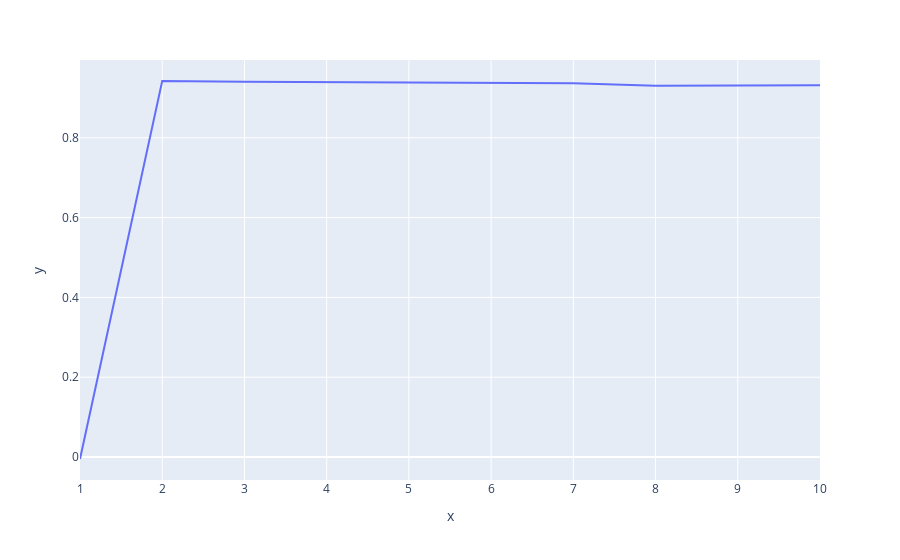

This figure's notebook cell:
### Code cell
degree = [i for i in range(1, 11)]
scores = []

for deg in degree:
    scores.append(polynomial_regression(X_train, X_test, y_train, deg))

px.line(x=degree, y=scores)

### Figure 1 — Plotly figure (JSON) as saved in the notebook; plotly's stock layout.template omitted (floating-point values rounded to 4 significant figures)
{"data": [{"hovertemplate": "x=%{x}<br>y=%{y}<extra></extra>", "legendgroup": "", "line": {"color": "#636efa", "dash": "solid"}, "marker": {"symbol": "circle"}, "mode": "lines", "name": "", "orientation": "v", "showlegend": false, "type": "scatter", "x": [1, 2, 3, 4, 5, 6, 7, 8, 9, 10], "xaxis": "x", "y": [-0.00497, 0.9422, 0.9405, 0.9398, 0.9386, 0.937, 0.9366, 0.9301, 0.9319, 0.9318], "yaxis": "y"}], "layout": {"legend": {"tracegroupgap": 0}, "margin": {"t": 60}, "xaxis": {"anchor": "y", "domain": [0, 1], "title": {"text": "x"}}, "yaxis": {"anchor": "x", "domain": [0, 1], "title": {"text": "y"}}}}
